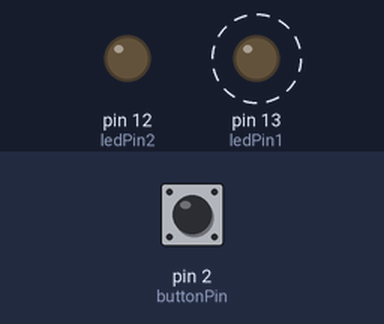
A sketch run on a simulated Arduino Uno, built with avr-gcc and run on an emulated ATmega328P. Parts: output pins drawn as LEDs (lit = HIGH). Dashed ring = blinking. The test bench sets the inputs (shaded band); at power-on: pin 2 (buttonPin) LOW.

Above: at 1.2 s.
1.3 s: pin 2 (buttonPin) pulled HIGH for 0.15 s
At 1.37 s:
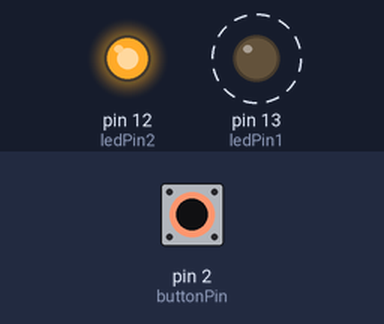
4.3 s: pin 2 (buttonPin) pulled HIGH for 1 s
At 5.75 s:
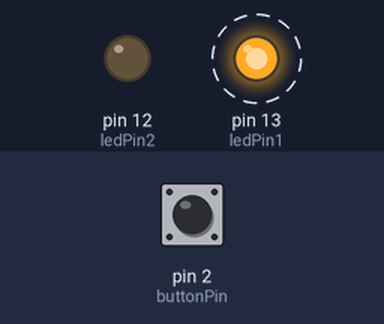
7.3 s: pin 2 (buttonPin) pulled HIGH for 3.2 s
At 7.75 s:
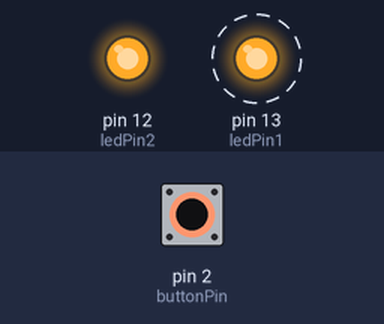
Timing chart, 0 to 18.0 s (numbered marks = the images above; inputs shaded):
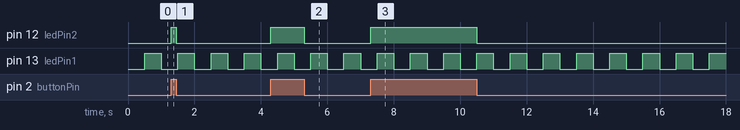

Measured:
- after the input at 1.3 s, pin 12 (ledPin2): LOW → HIGH at once, → LOW 0.15 s later
- after the input at 4.3 s, pin 12 (ledPin2): LOW → HIGH at once, → LOW 1.0 s later
- after the input at 7.3 s, pin 12 (ledPin2): LOW → HIGH at once, → LOW 3.2 s later
- by itself, pin 13 (ledPin1): alternates HIGH for 0.50 s and LOW for 0.50 s

The sketch:

gem04_led_bt.ino
```cpp
const int ledPin1 = 13;  // Pin del primo LED
const int ledPin2 = 12;  // Pin del secondo LED
const int buttonPin = 2;  // Pin del pulsante

const long interval = 500;  // Intervallo di lampeggiamento in millisecondi

unsigned long previousMillis = 0;
int buttonState = 0;

void setup() {
  pinMode(ledPin1, OUTPUT);
  pinMode(ledPin2, OUTPUT);
  pinMode(buttonPin, INPUT); // Impostiamo il pin del pulsante come ingresso
//  digitalWrite(buttonPin, LOW); // Attiviamo la resistenza interna di pull-down
}

void loop() {
  unsigned long currentMillis = millis();

  // Leggiamo lo stato del pulsante
  buttonState = digitalRead(buttonPin);

  if (buttonState == HIGH) {
    // Pulsante premuto, accendiamo il LED sul pin 12
    digitalWrite(ledPin2, HIGH);
  } else {
    // Pulsante non premuto, spegniamo il LED sul pin 12
    digitalWrite(ledPin2, LOW);
  }

  // Lampeggiamento del LED sul pin 13
  if (currentMillis - previousMillis >= interval) {
    previousMillis = currentMillis;
    digitalWrite(ledPin1, !digitalRead(ledPin1));
  }
}
```
